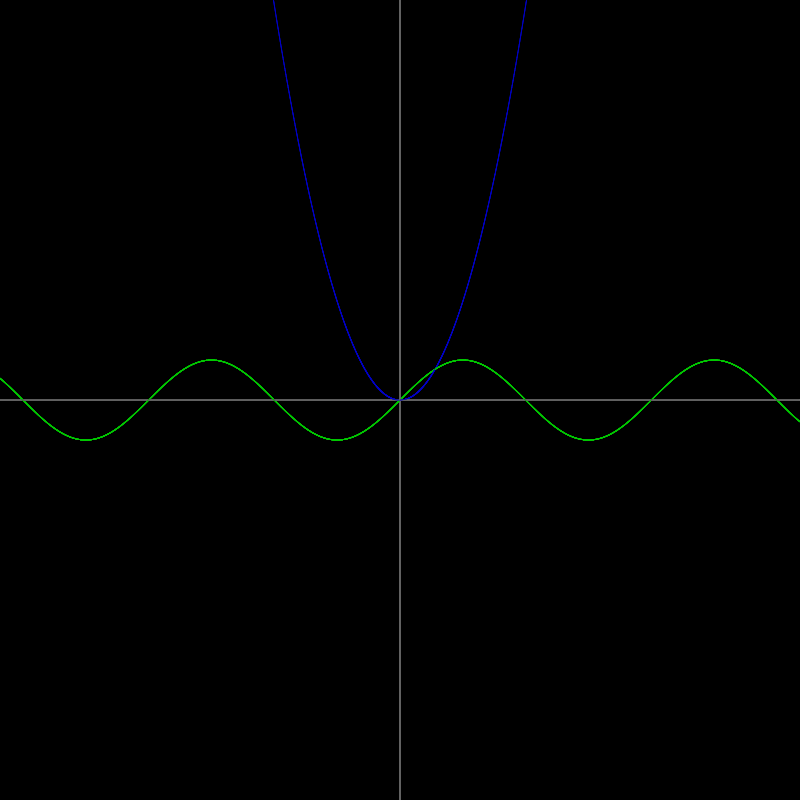
Frame 1 (no input)
Frame 60 (no input): identical to frame 1, image omitted
Frame 120 (the mouse pressed at the canvas centre since frame 60): identical to frame 1, image omitted

The p5.js sketch that drew this single still picture (run headless with seeded random() and noise() and a simulated clock; from frame 60 on, the mouse is pressed at the canvas centre):

// p5.js sketch
// ── sketch.js
let axesStroke = 3;
let linesStroke = 1;
let zoom = 40;

function setup() {
	createCanvas(800, 800);
	stroke(255);
}

function draw() {
	background(0);

	translate(width/2, height/2);

	for(x = -(width/2)/zoom; x <= (width/2)/zoom; x+=1/(zoom*zoom/2)){
		
		stroke(100, 100, 100);
		f(0, x);
		f(x, 0);

		stroke(0, 200, 0);
		f(sin(x), x);

		stroke(0, 0, 200);
		f(x*x, x);
	}
}

function f(y, x) {
	if(y*zoom > height/2 || y*zoom < -height/2) return null;
	return point(x*zoom, -y*zoom);
}
	
